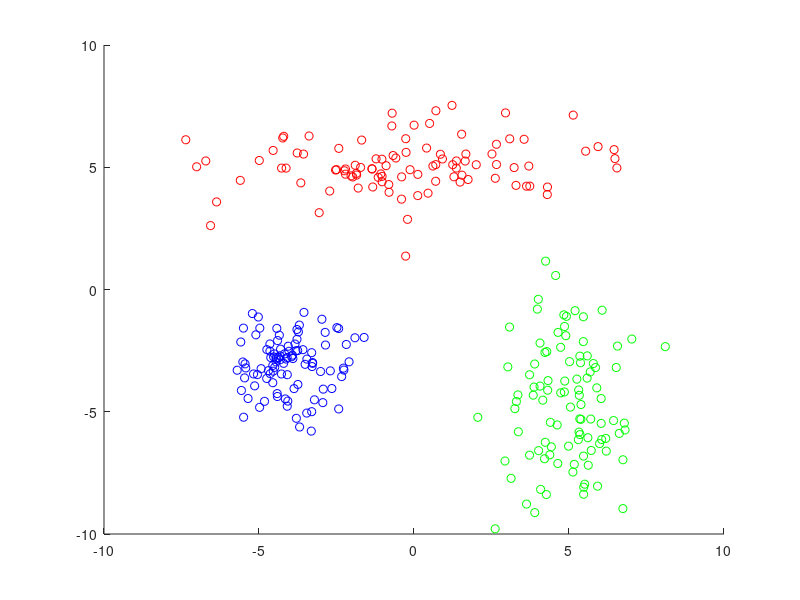
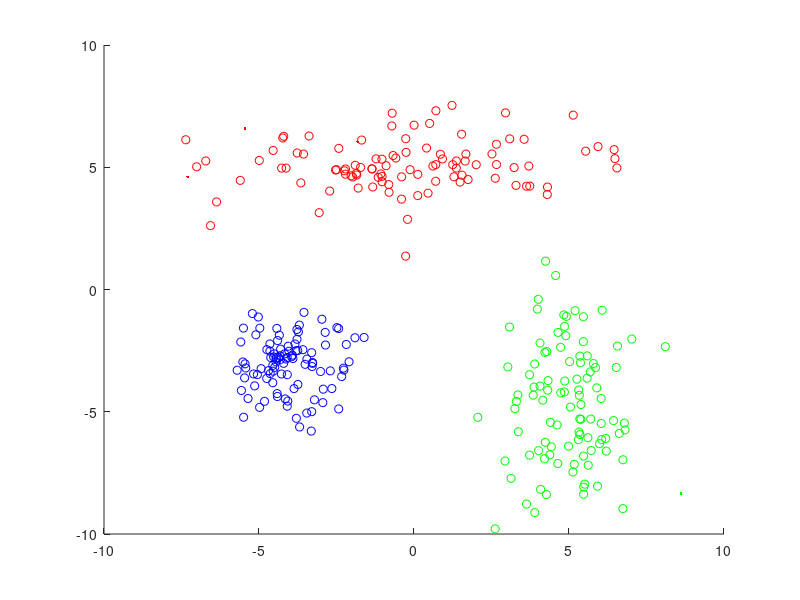
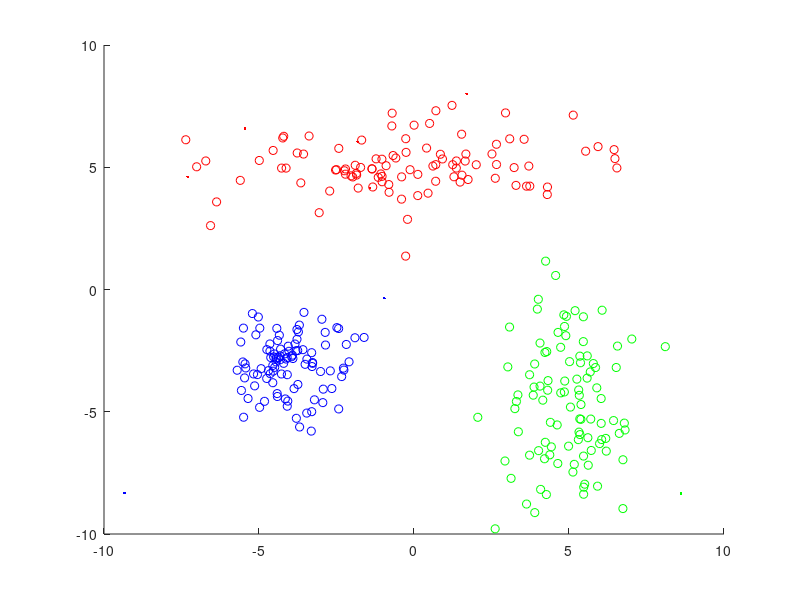
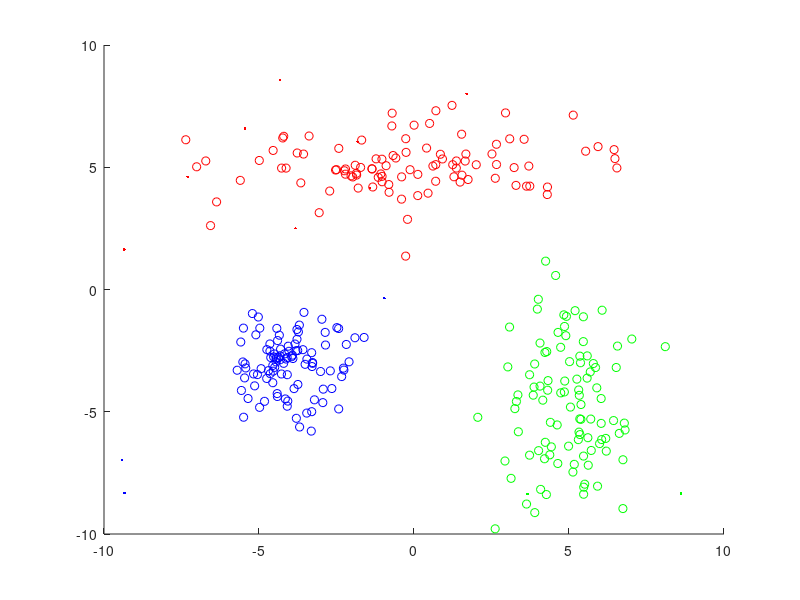

Write the MATLAB code that produced these figures, in order.
# Subscribe to my channel, share and like my videos at
# http://youtube.com/tkorting
#
# Feel free to use and share this code.
#
# Thales Sehn Körting

clear all;

# defining class 1 parameters
class_1_axis_x = randn(100, 1);
class_1_axis_y = randn(100, 1);
class_1_axis_x = class_1_axis_x * 3;
class_1_axis_y = class_1_axis_y + 5;
mu_1_x = mean(class_1_axis_x);
mu_1_y = mean(class_1_axis_y);
sigma_1_x = std(class_1_axis_x);
sigma_1_y = std(class_1_axis_y);

# defining class 2 parameters
class_2_axis_x = randn(100, 1);
class_2_axis_y = randn(100, 1);
class_2_axis_x = class_2_axis_x - 4;
class_2_axis_y = class_2_axis_y - 3;
mu_2_x = mean(class_2_axis_x);
mu_2_y = mean(class_2_axis_y);
sigma_2_x = std(class_2_axis_x);
sigma_2_y = std(class_2_axis_y);

# defining class 3 parameters
class_3_axis_x = randn(100, 1);
class_3_axis_y = randn(100, 1);
class_3_axis_x = class_3_axis_x + 5;
class_3_axis_y = class_3_axis_y - 2;
class_3_axis_y = class_3_axis_y * 2.5;
mu_3_x = mean(class_3_axis_x);
mu_3_y = mean(class_3_axis_y);
sigma_3_x = std(class_3_axis_x);
sigma_3_y = std(class_3_axis_y);

# defining constants
limit_min = -10;
limit_max = 10;
K = 5;
ki = 0;

# first plot
clf;
hold on;
plot(class_1_axis_x, class_1_axis_y, 'ro');
plot(class_2_axis_x, class_2_axis_y, 'bo');
plot(class_3_axis_x, class_3_axis_y, 'go');
axis([limit_min limit_max limit_min limit_max]);

t = 1000;
filename = 'animation/mle-t-';
extension = '.png';
print([filename, num2str(t), extension], '-dpng');

vector_x = [];
vector_y = [];
# creating vector of points
for x = limit_min:0.5:limit_max
	for y = limit_min:0.5:limit_max
		my_x = x + rand() / 5;
		my_y = y + rand() / 5;
		vector_x = [vector_x, my_x];
		vector_y = [vector_y, my_y];
	end;
end;

n = rand(length(vector_x), 1); 
[garbage index] = sort(n); 
x_randomized = vector_x(index); 
y_randomized = vector_y(index);

# classifying all points in interval [limit_min, limit_maxi]
for i = 1:length(x_randomized)
	my_x = x_randomized(i);
	my_y = y_randomized(i);

	ki = ki + 1;
	if (mod(ki, K) == 0)
		print([filename, num2str(t), extension], '-dpng');
		ki = 0;
		t = t + 1;
	end

	p_1_x = 1 / (sigma_1_x * sqrt(2*pi)) * exp(-1/2 * ((my_x - mu_1_x)/sigma_1_x)^2);
	p_1_y = 1 / (sigma_1_y * sqrt(2*pi)) * exp(-1/2 * ((my_y - mu_1_y)/sigma_1_y)^2);
	p_1 = p_1_x * p_1_y;

	p_2_x = 1 / (sigma_2_x * sqrt(2*pi)) * exp(-1/2 * ((my_x - mu_2_x)/sigma_2_x)^2);
	p_2_y = 1 / (sigma_2_y * sqrt(2*pi)) * exp(-1/2 * ((my_y - mu_2_y)/sigma_2_y)^2);
	p_2 = p_2_x * p_2_y;

	p_3_x = 1 / (sigma_3_x * sqrt(2*pi)) * exp(-1/2 * ((my_x - mu_3_x)/sigma_3_x)^2);
	p_3_y = 1 / (sigma_3_y * sqrt(2*pi)) * exp(-1/2 * ((my_y - mu_3_y)/sigma_3_y)^2);
	p_3 = p_3_x * p_3_y;

	if (p_1 > p_2) && (p_1 > p_3)
		plot(my_x, my_y, 'r.');
	elseif (p_2 > p_1) && (p_2 > p_3)
		plot(my_x, my_y, 'b.');
	else
		plot(my_x, my_y, 'g.');
	end;
	axis([limit_min limit_max limit_min limit_max]);
end
